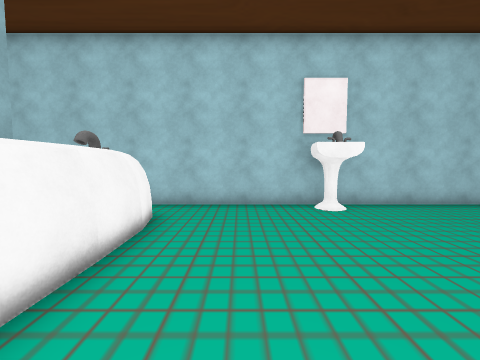
[1] (above)

24 first-person views from a walk through a Unity game level. The camera is 1.5 m above the floor, tilts 4° down and sees 90° across. The floor is counted in squares, 1 m on a side. Each view is taken from the middle of a square. On the plan, view 1 faces up. The plan holds only what a view shows up to about 13 squares ahead; the rest is blank. The place goes on beyond the plan. The player is left out. Some animated figures are not drawn. Some surface patterns are stand-ins.

[2]
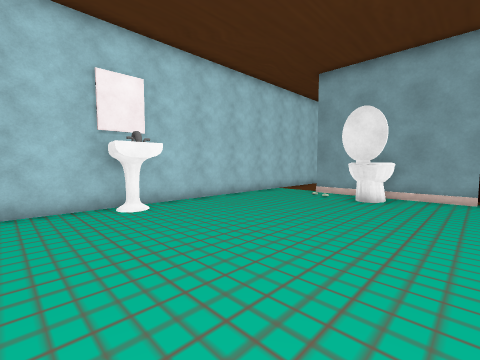

[3]
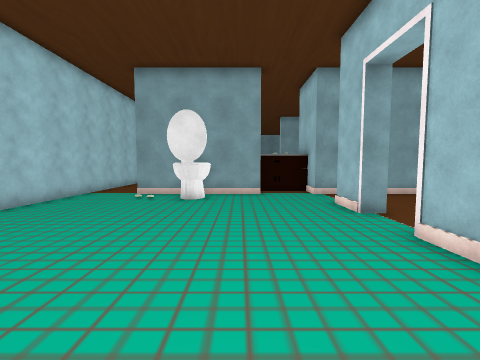

[4]
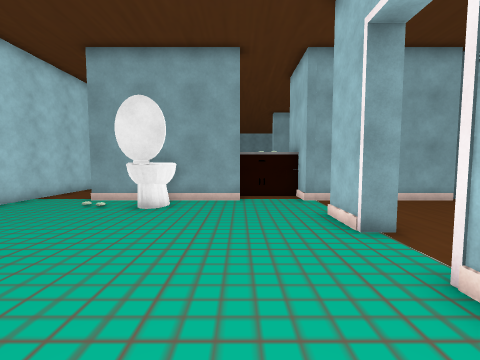

[5]
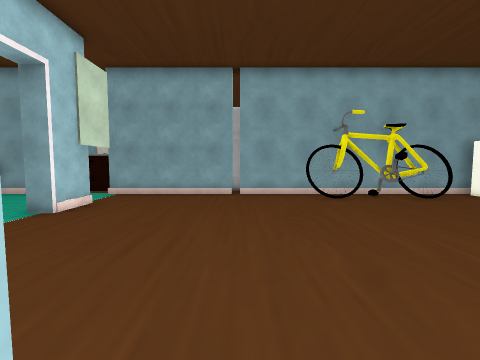

[6]
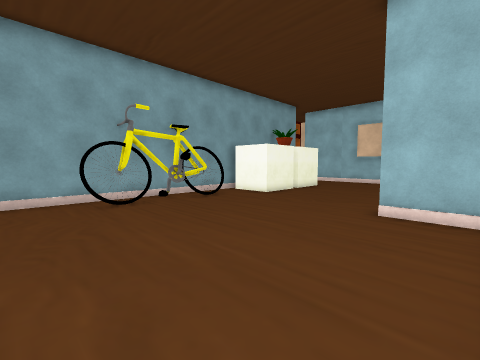

[7]
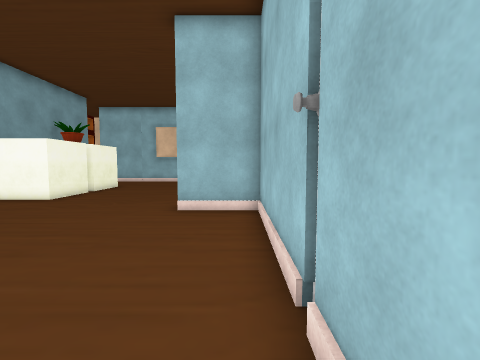

[8]
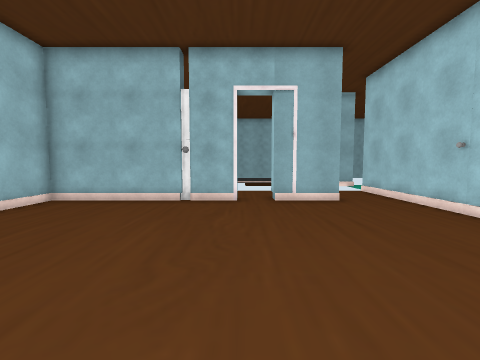

[9]
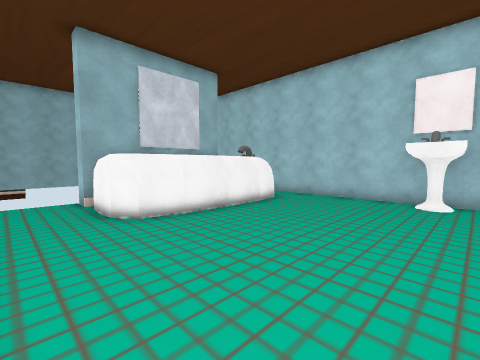

[10]
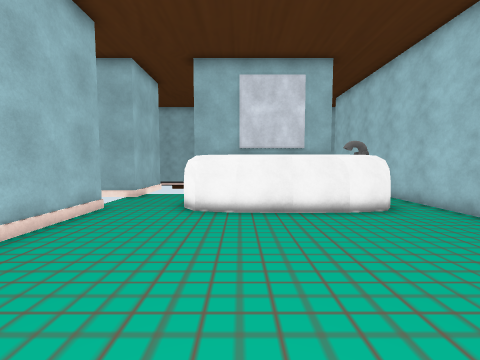

[11]
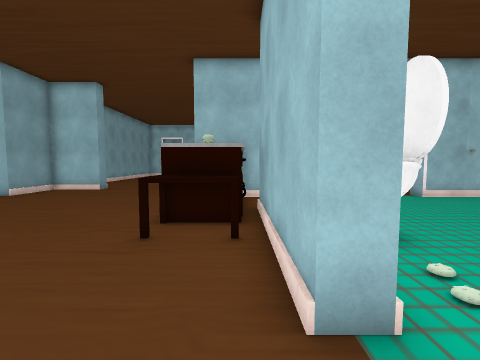

[12]
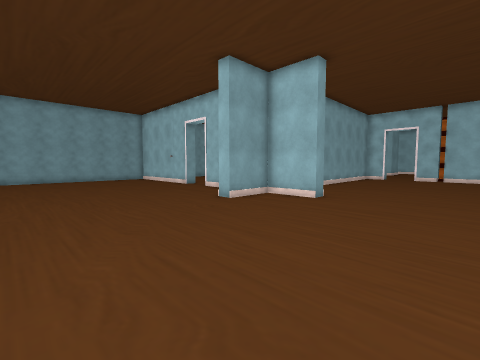

[13]
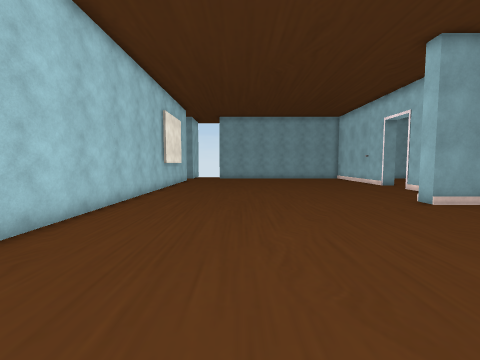

[14]
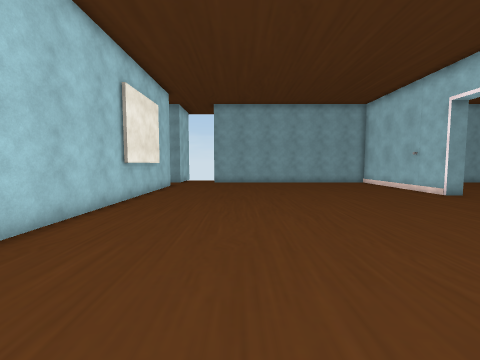

[15]
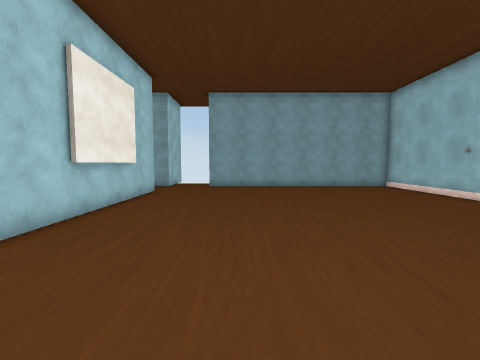

[16]
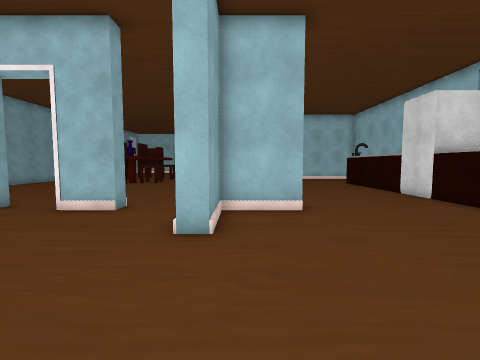

[17]
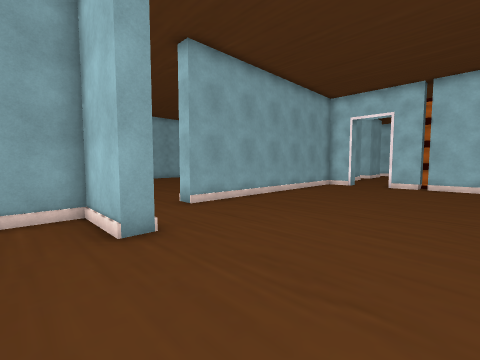

[18]
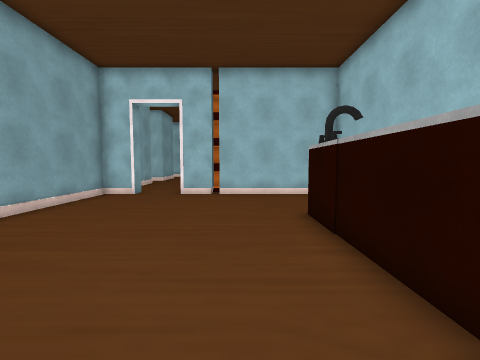

[19]
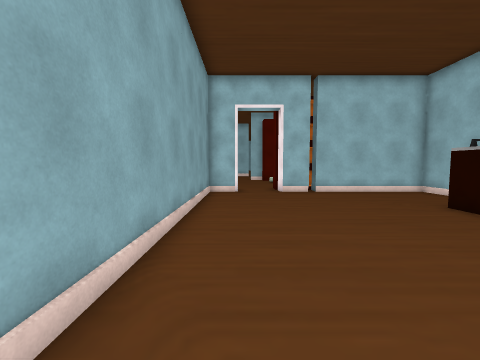

[20]
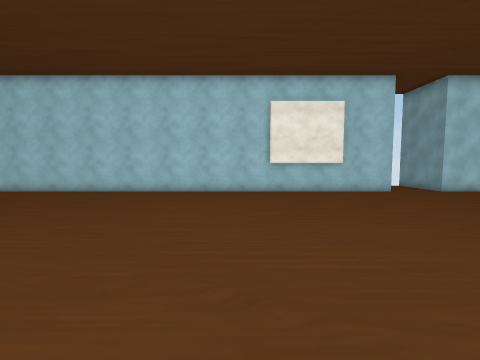

[21]
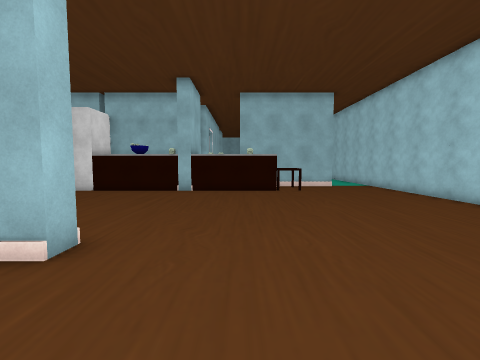

[22]
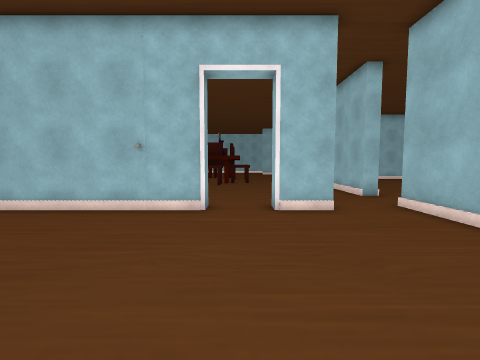

[23]
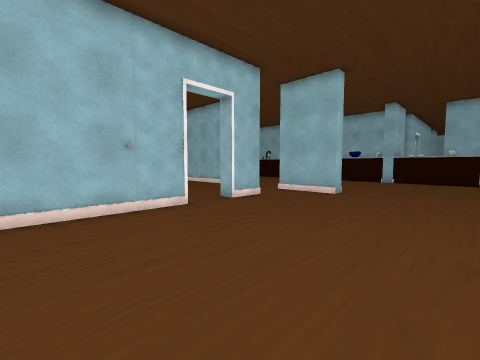

[24]
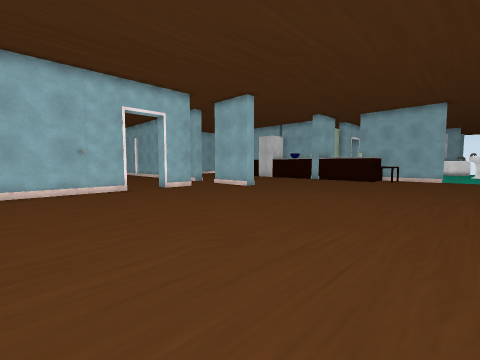

### Floor plan
Key: @ floor where view 1 was taken; # wall or solid block; x gap in a wall; . floor; S sink; T toilet; F fridge; M machine; C cabinet; O other object.
Columns run from 7 left of view 1 to 36 right of it. Each row starts with its distance up from view 1.
  9  ##########################################x
  8   ........S.................................
  7    OO.....S.................................
  6    OO.......................................
  5     OO.............#........................
  4     OO...........TT#........................
  3     OO...........TT#OOO.....................
  2     OO.............#CCC.....................
  1     O..............#C C.....................
  0  #OOO..@...........#O O.....................
 -1  ...................O O.....................
 -2  ...................O O.....................
 -3 ##  ########...#...#O #.....................
 -4      ..............#  O........#............
 -5      ..............#OOO........#............
 -6        ............#  C.....####..##...#####
 -7        #...........#  C.................
 -8        #...........#  #.................
 -9      ..............####..................
-10      ..............#F #........#..........
-11        #...........#  C........#  ..... ..
-12        #.........O.#  C........#
-13        #.........OO#CCC........#
-14        #.........OO#  S........#
-15        #.........OO# SS........#
-16        #.........OO#  S........#
-17        #.........OO# ..........#
-18        ###.......O.#...........#
-19           .........#...........#
-20            .....MMM#...........#
-21            .....M  #########..##
-22            .....M        #  ..

Where each view was taken, in squares from view 1:
view 1: 0 up, 0 right, facing up
view 2: 0 up, 0 right, facing up-right
view 3: 1 up, 0 right, facing right
view 4: 0 up, 2 right, facing right
view 5: 9 down, 0 right, facing right
view 6: 10 down, 1 right, facing down-right
view 7: 10 down, 1 right, facing down
view 8: 10 down, 10 right, facing left
view 9: 2 down, 4 right, facing up-left
view 10: 2 up, 5 right, facing left
view 11: 8 up, 13 right, facing down
view 12: 4 up, 16 right, facing down-right
view 13: 4 up, 15 right, facing right
view 14: 4 up, 20 right, facing right
view 15: 4 up, 23 right, facing right
view 16: 2 up, 23 right, facing down
view 17: 4 down, 16 right, facing down-right
view 18: 9 down, 17 right, facing down
view 19: 8 down, 22 right, facing down
view 20: 4 down, 28 right, facing up
view 21: 0 up, 28 right, facing left
view 22: 2 up, 30 right, facing down
view 23: 2 up, 36 right, facing down-left
view 24: 8 up, 36 right, facing down-left
